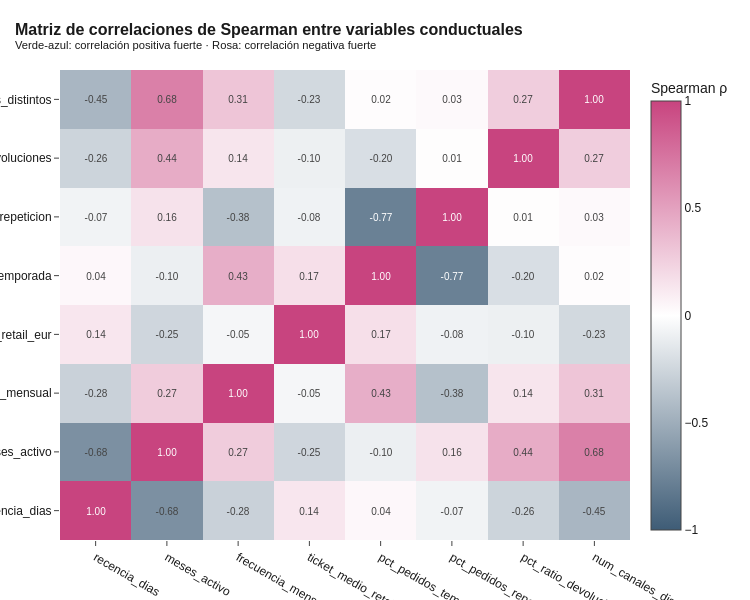

Here is the notebook cell this chart was saved with:
### Markdown cell above
### 1.3 Análisis de correlaciones entre variables

Antes de aplicar transformaciones es conveniente analizar la matriz de correlaciones entre las variables candidatas. Las variables muy correlacionadas (|r| > 0,90) aportan información redundante al clustering y suelen distorsionar los resultados; en su caso, una de ellas debe descartarse o sustituirse por una variable derivada.

### Code cell
# Matriz de correlaciones de Spearman (robusta a asimetría)
corr_matrix = X_raw.corr(method="spearman").round(3)

print("MATRIZ DE CORRELACIONES DE SPEARMAN")
print("=" * 75)
print(corr_matrix.to_string())

# Identificar pares con correlación alta
print(f"\nPares de variables con |correlación| > 0,80:")
pares_altos = []
for i in range(len(VARIABLES_CLUSTERING)):
    for j in range(i + 1, len(VARIABLES_CLUSTERING)):
        v1 = VARIABLES_CLUSTERING[i]
        v2 = VARIABLES_CLUSTERING[j]
        r = corr_matrix.loc[v1, v2]
        if abs(r) > 0.80:
            pares_altos.append((v1, v2, r))
            print(f"   {v1:<30s} <-> {v2:<30s} r = {r:+.3f}")

if not pares_altos:
    print("   (Ninguno: no hay variables redundantes que requieran descarte)")

# Visualización: heatmap de correlaciones
fig = go.Figure(data=go.Heatmap(
    z=corr_matrix.values,
    x=corr_matrix.columns, y=corr_matrix.index,
    colorscale=[[0, "#3E5C76"], [0.5, "white"], [1, "#C8447F"]],
    zmid=0, zmin=-1, zmax=1,
    text=corr_matrix.values, texttemplate="%{text:.2f}",
    textfont=dict(size=10),
    colorbar=dict(title="Spearman ρ"),
))
fig.update_layout(
    title=dict(text="<b>Matriz de correlaciones de Spearman entre variables conductuales</b><br><sup>Verde-azul: correlación positiva fuerte · Rosa: correlación negativa fuerte</sup>"),
    height=600, width=750,
)
guardar_y_mostrar(fig, "01_matriz_correlaciones", w=750, h=600)

### Figure 1 — Plotly figure (JSON) as saved in the notebook; plotly's stock layout.template omitted (floating-point values rounded to 4 significant figures)
{"data": [{"colorbar": {"title": {"text": "Spearman ρ"}}, "colorscale": [[0, "#3E5C76"], [0.5, "white"], [1, "#C8447F"]], "text": [[1.0, -0.679, -0.281, 0.135, 0.042, -0.072, -0.262, -0.447], [-0.679, 1.0, 0.271, -0.249, -0.097, 0.157, 0.443, 0.681], [-0.281, 0.271, 1.0, -0.054, 0.432, -0.381, 0.14, 0.31], [0.135, -0.249, -0.054, 1.0, 0.172, -0.082, -0.095, -0.231], [0.042, -0.097, 0.432, 0.172, 1.0, -0.771, -0.2, 0.016], [-0.072, 0.157, -0.381, -0.082, -0.771, 1.0, 0.012, 0.033], [-0.262, 0.443, 0.14, -0.095, -0.2, 0.012, 1.0, 0.266], [-0.447, 0.681, 0.31, -0.231, 0.016, 0.033, 0.266, 1.0]], "textfont": {"size": 10}, "texttemplate": "%{text:.2f}", "type": "heatmap", "x": ["recencia_dias", "meses_activo", "frecuencia_mensual", "ticket_medio_retail_eur", "pct_pedidos_temporada", "pct_pedidos_repeticion", "pct_ratio_devoluciones", "num_canales_distintos"], "y": ["recencia_dias", "meses_activo", "frecuencia_mensual", "ticket_medio_retail_eur", "pct_pedidos_temporada", "pct_pedidos_repeticion", "pct_ratio_devoluciones", "num_canales_distintos"], "z": [[1.0, -0.679, -0.281, 0.135, 0.042, -0.072, -0.262, -0.447], [-0.679, 1.0, 0.271, -0.249, -0.097, 0.157, 0.443, 0.681], [-0.281, 0.271, 1.0, -0.054, 0.432, -0.381, 0.14, 0.31], [0.135, -0.249, -0.054, 1.0, 0.172, -0.082, -0.095, -0.231], [0.042, -0.097, 0.432, 0.172, 1.0, -0.771, -0.2, 0.016], [-0.072, 0.157, -0.381, -0.082, -0.771, 1.0, 0.012, 0.033], [-0.262, 0.443, 0.14, -0.095, -0.2, 0.012, 1.0, 0.266], [-0.447, 0.681, 0.31, -0.231, 0.016, 0.033, 0.266, 1.0]], "zmax": 1, "zmid": 0, "zmin": -1}], "layout": {"height": 600, "title": {"text": "<b>Matriz de correlaciones de Spearman entre variables conductuales</b><br><sup>Verde-azul: correlación positiva fuerte · Rosa: correlación negativa fuerte</sup>"}, "width": 750}}
